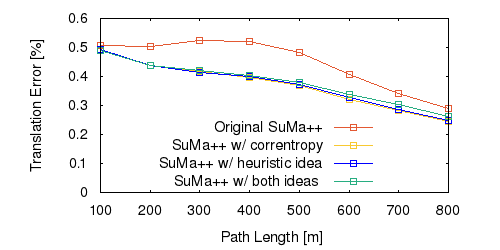

The script that saved this image:
set term png size 500,250 font "Helvetica" 11
set output "avg_tl.png"
set size ratio 0.5
set yrange [0:*]
set xlabel "Path Length [m]"
set ylabel "Translation Error [%]"
set key left bottom
plot "avg_tl.txt" using 1:($2*57.3) title 'Original SuMa++' lc rgb "#e35933" pt 4 w linespoints, \
"avg_tl_c.txt" using 1:($2*57.3) title 'SuMa++ w/ correntropy' lc rgb "#df8c932" pt 4 w linespoints, \
"avg_tl_l.txt" using 1:($2*57.3) title 'SuMa++ w/ heuristic idea' lc rgb "#0000FF" pt 4 w linespoints, \
"avg_tl_b.txt" using 1:($2*57.3) title 'SuMa++ w/ both ideas ' lc rgb "#27ad81" pt 4 w linespoints
